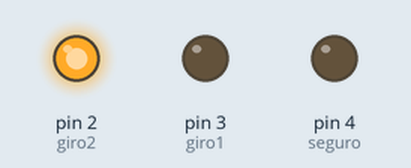
This sketch was run on a simulated Arduino Uno, built with avr-gcc and run on an emulated ATmega328P. Parts: output pins drawn as LEDs (lit = HIGH).

Above: at 0.1 s.
Timing chart, 0 to 1.6 s (numbered marks = the images above):
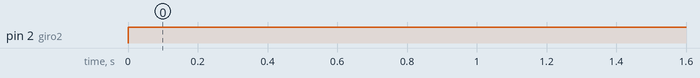

The sketch:

sketch_nov26b.ino
```cpp
int seguro = 4;
int giro1=3;
int giro2=2;

void setup() {
  // put your setup code here, to run once:
pinMode (seguro , OUTPUT);
pinMode ( giro1 , OUTPUT);
pinMode (giro2 , OUTPUT);

}

void loop() {
  // put your main code here, to run repeatedly:
 analogWrite (seguro , 100); // Aca estamos mandando un pulso de 100 (pwm) es decir que en un segundo va a subir (a 5v)
 // y va bajar ( a 0v ) 100 veces, el motor se va a prender y apagar, por ende, el motor nos va a dar menor velocidad y fuerza //
 // si usamos una fuente de 5v y ponemos por ejemplo en vez de 100, 80, el motor no va a funcionar //
 // a mayor voltaje de fuente menor el numero que podemos poner //
 // esto puede combinarse por eje con un ultrasonido en donde cuando este ultimo no detecte nada subamos el numero de pulsos, pero en cambio //
 // si detecta algo que se esta acercando, haga que el numero de pulsos baje, y cuando llegue al tope, invierta el giro del motor //


 digitalWrite (giro1, LOW);
 digitalWrite (giro2 , HIGH);
 delay (500);

}
```

Measured:
- by itself, pin 2 (giro2): LOW → HIGH at 0.00 s
